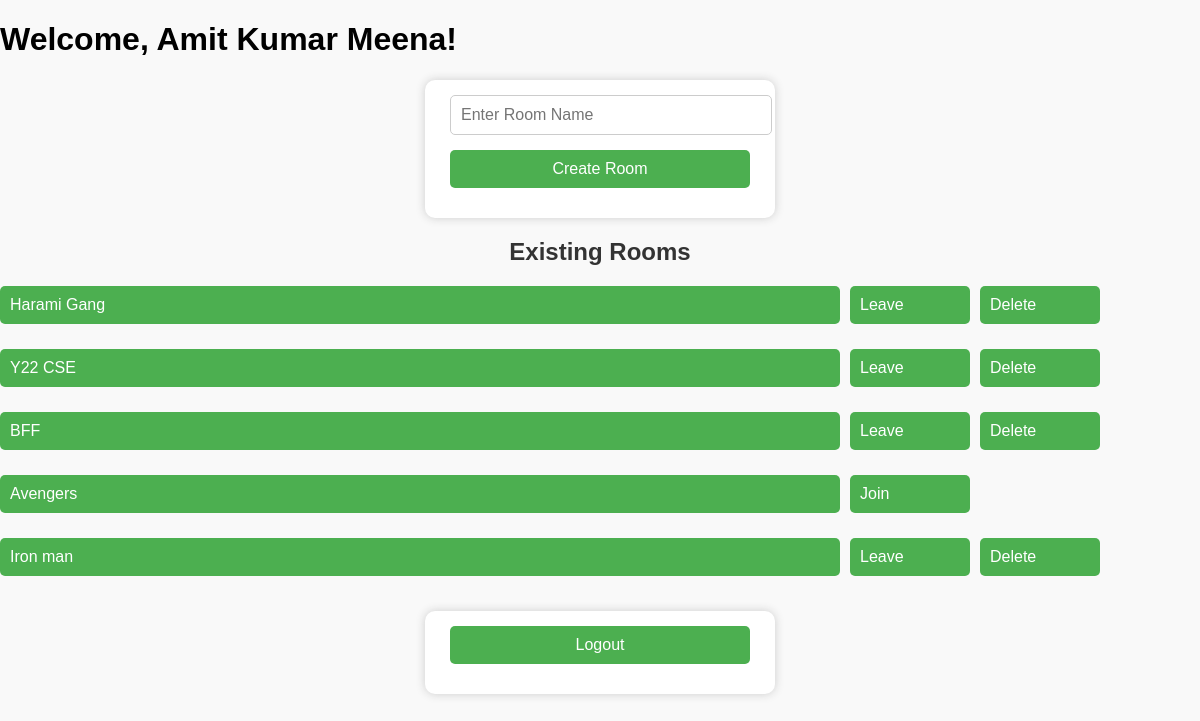
The page / (signed in) on the database its author committed.
### tables this page shows
CREATE TABLE rooms (
            room_id INTEGER PRIMARY KEY AUTOINCREMENT,
            room_name TEXT, created_on TEXT, created_by_user INTEGER);

### app.py (the view)
@app.route('/')
def index():
    if 'username' not in session:
        return redirect('/login')
    user_id = session['user_id']
    with sqlite3.connect(DATABASE) as con:
        c = con.cursor()
        c.execute("SELECT room_name, room_id, created_by_user FROM rooms")
        rooms = c.fetchall()
        c.execute("SELECT room_id FROM room_members WHERE user_id=?", (user_id,))
        joined_rooms = [r[0] for r in c.fetchall()]
    return render_template('index.html',
                         username=session['username'],
                         user_id=user_id,
                         rooms=rooms,
                         joined_rooms=joined_rooms)

### templates/index.html (shortened to what this page needs)
<!DOCTYPE html>
<html>
<head>
  <link rel="stylesheet" href="{{ url_for('static', filename='style.css') }}">
</head>
<body>
  <h1>Welcome, {{ username }}!</h1>
  <form action="/join" method="POST">
    <input type="text" name="room" placeholder="Enter Room Name" required>
    <button class="join" type="submit">Create Room</button>
  </form>
  <h2>Existing Rooms</h2>
  <ul id="room-list">
    {% for room, room_id, creator_id in rooms %}
      <li id="room-{{ room }}" style="display: flex; align-items: center; gap: 10px; margin-bottom: 10px;">
        <button style="flex: 0 0 70%; text-align: left;"
                onclick="loadchat('{{ room }}')"
                {% if room_id not in joined_rooms %}disabled {% else %} class="join" {% endif %}>
          {{ room }}
        </button>
        {% if room_id not in joined_rooms %}
          <button class="join" style="flex: 0 0 10%; text-align: left;" onclick="joinRoom('{{ room }}')">Join</button>
        {% else %}
          <button class="leave" style="flex: 0 0 10%; text-align: left;" onclick="leaveRoom('{{ room }}')">Leave</button>
        {% endif %}
        {% if creator_id == user_id %}
          <button class="delete" style="flex: 0 0 10%; text-align: left;" onclick="deleteRoom('{{ room }}')">Delete</button>
        {% endif %}
      </li>
    {% endfor %}
  </ul>
  <div style="margin-top: 20px;">
    <form action="/logout">
      <button class="leave" type="submit">Logout</button>
    </form>
  </div>
</body>
</html>

### static/style.css (style rules this page uses)
body { font-family: Arial, sans-serif; background: #f9f9f9; margin: 0; padding: 0; }
h2 { text-align: center; margin-top: 20px; color: #333; }
form { width: 300px; margin: 20px auto; background: #fff; padding: 15px 25px; border-radius: 10px; box-shadow: 0 0 10px #ccc; }
input, select, button { display: block; width: 100%; margin-bottom: 15px; padding: 10px; font-size: 1rem; border-radius: 5px; border: 1px solid #ccc; }
button { background-color: #4CAF50; color: white; cursor: pointer; border: none; }
body, html { margin: 0; padding: 0; width: 100%; overflow-x: hidden; box-sizing: border-box; }
#room-list { list-style-type: none; padding: 0; margin: 0; }
#room-list li { display: flex; align-items: center; gap: 10px; margin-bottom: 10px; width: 100%; box-sizing: border-box; }
#room-list button { box-sizing: border-box; }

### rows shown on the page
rooms: room_name "Harami Gang"
rooms: room_name "Y22 CSE"
rooms: room_name "BFF"
rooms: room_name "Avengers"
rooms: room_name "Iron man"

### other values the page prints
{{ username }} "Amit Kumar Meena"
